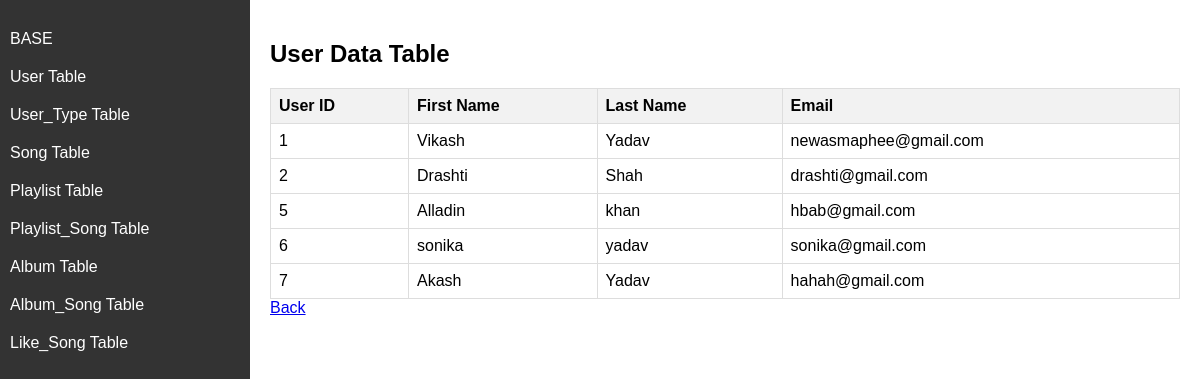
Page /admin/user on the committed database.
### music.py (models this page shows)
class User(db.Model):
	__tablename__ = 'user'
	user_id = db.Column(db.Integer , autoincrement = True , primary_key = True)
	first_name = db.Column(db.String , nullable = False)
	last_name = db.Column(db.String)
	email = db.Column(db.String , nullable=False , unique = True)
	password = db.Column(db.Integer , nullable = False)

### music.py (the view)
@app.route("/admin/user")
def admin_user():
	users = User.query.all()
	return render_template("admin_user.html",users=users)

### templates/admin_user.html (shortened to what this page needs)
<!DOCTYPE html>
<html lang="en">
<head>
</head>
<body>
    <div id="sidebar">
        <a href="/admin" > BASE </a>
        <a href="/admin/user" > User Table </a>
        <a href="/admin/user_type" > User_Type Table </a>
        <a href="/admin/song" > Song Table </a>
        <a href="/admin/playlist"> Playlist Table </a>
        <a href="/admin/playlist_song"> Playlist_Song Table </a>
        <a href="/admin/album"> Album Table </a>
        <a href="/admin/album_song"> Album_Song Table </a>
        <a href="/admin/like_song"> Like_Song Table </a>
    </div>
    <div id="content">
        <h2>User Data Table</h2>
        <table>
            <thead>
                <tr>
                    <th>User ID</th>
                    <th>First Name</th>
                    <th>Last Name</th>
                    <th>Email</th>
                </tr>
            </thead>
            <tbody>
                {% for user in users%}
                <tr>
                    <td>{{ user.user_id }}</td>
                    <td>{{ user.first_name }}</td>
                    <td>{{ user.last_name }}</td>
                    <td>{{ user.email }}</td>
                </tr>
                {% endfor %}
            </tbody>
        </table>
        <a href="/admin"> Back </a>
    </div>
</body>
</html>

### templates/admin_user.html (style rules this page uses)
body { font-family: Arial, sans-serif; margin: 0; padding: 0; display: flex; }
#sidebar { width: 250px; height: 100vh; background-color: #333; color: #fff; padding-top: 20px; }
#sidebar a { text-decoration: none; color: #fff; padding: 10px; display: block; transition: background-color 0.3s; }
#content { flex: 1; padding: 20px; }
table { border-collapse: collapse; width: 100%; }
th, td { border: 1px solid #dddddd; text-align: left; padding: 8px; }
th { background-color: #f2f2f2; }

### rows in the picture
User: user_id "1", first_name "Vikash", last_name "Yadav", email "newasmaphee@gmail.com"
User: user_id "2", first_name "Drashti", last_name "Shah", email "drashti@gmail.com"
User: user_id "5", first_name "Alladin", last_name "khan", email "hbab@gmail.com"
User: user_id "6", first_name "sonika", last_name "yadav", email "sonika@gmail.com"
User: user_id "7", first_name "Akash", last_name "Yadav", email "hahah@gmail.com"
